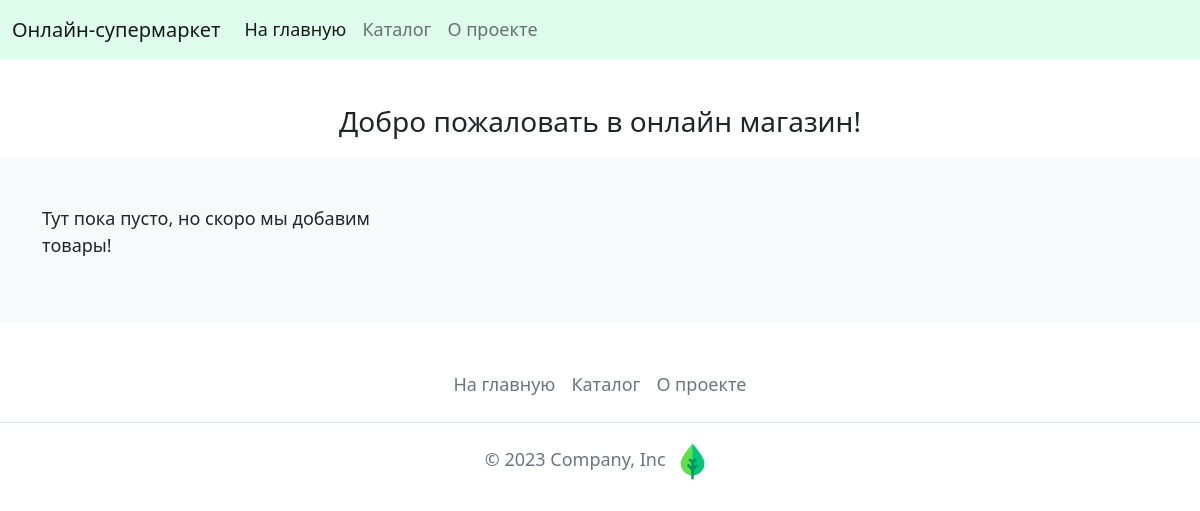
Before: / with the older database file.
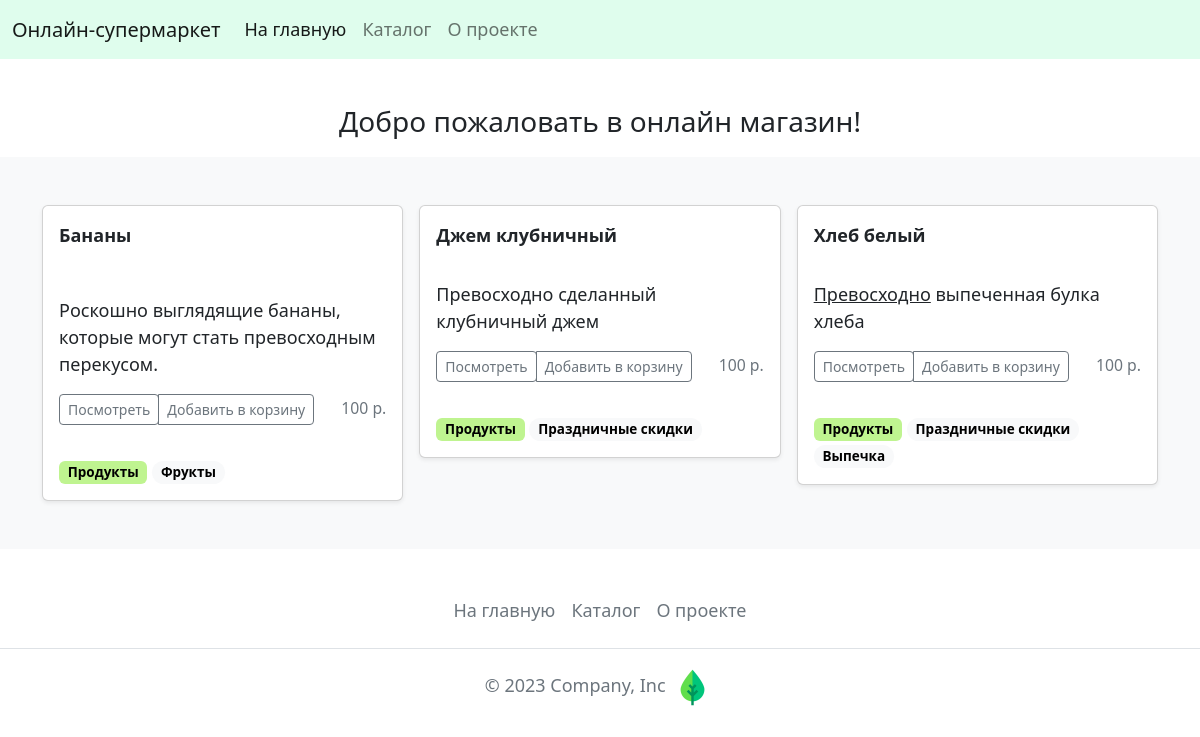
After: the same page with the newer database file.
### catalog/models.py (models this page shows)
class Item(ModelForCatalog):
    objects = ItemManager()
    text = models.TextField('описание',
                            help_text='Укажите описание товара',
                            validators=[
                                validator_word_good
                            ])
    category = models.ForeignKey('Category',
                                 on_delete=models.CASCADE,
                                 related_name='item',
                                 verbose_name='категория',
                                 help_text='Укажите категорию')
    tags = models.ManyToManyField(Tag, verbose_name='тэги',
                                  help_text='Выберите тэги.')
    is_on_main = models.BooleanField('отображать товар на главной?',
                                     help_text='Укажите, должен ли товар '
                                     'отображаться на главной',
                                     default=False)
    class Meta:
        verbose_name = 'товар'
        verbose_name_plural = 'товары'
    def get_absolute_url(self):
        return reverse('catalog:item_detail', args=[self.id])

class Category(ModelForCatalog):
    slug = models.SlugField('слаг',
                            max_length=200,
                            unique=True,
                            help_text='Укажите слаг')
    weight = models.PositiveSmallIntegerField('вес',
                                              default=100,
                                              help_text='Чем меньше вес, '
                                              'тем раньше товар в выдаче',
                                              validators=[
                                                validators.MinValueValidator(
                                                    0
                                                ),
                                                validators.MaxValueValidator(
                                                    32767
                                                )
                                              ])
    class Meta:
        verbose_name = 'категория'
        verbose_name_plural = 'категории'

class Tag(ModelForCatalog):
    slug = models.SlugField('слаг',
                            max_length=200,
                            unique=True,
                            help_text='Укажите слаг')
    class Meta:
        verbose_name = 'тэг'
        verbose_name_plural = 'тэги'

### homepage/views.py (the view)
# urls.py: 2. Add a URL to urlpatterns:  path('', views.home, name='home')
def home(request):
    template = 'homepage/homepage.html'
    items = models.Item.objects.published().filter(
        is_on_main=True
        ).order_by('name', 'id')
    context = {'items_list': items}
    return render(request, template, context)

### catalog/models.py (called while the page is built)
    def published(self):
        return (
            self.get_queryset()
            .filter(is_published=True)
            .filter(category__is_published=True)
            .select_related('category', 'imagemodel')
            .prefetch_related(
                models.Prefetch(
                    'tags',
                    queryset=Tag.objects.filter(is_published=True).only('name')
                )
            ).only('name', 'text', 'category_id',
                   'category__name', 'imagemodel__image')
        )

    @property
    def get_main_image_300_200(self):
        return get_thumbnail(self.image,
                             '300x200',
                             crop='center',
                             quality=51)

### core/models.py (called while the page is built)
    def __str__(self):
        return self.name

### templates/homepage/homepage.html
{% extends 'base.html' %}
{% block content %}
{% load static %}
<div class="center-layer">
  <h3 class="headers">Добро пожаловать в онлайн магазин!</h3>
</div>
<div class="album py-5 bg-light">
  <div class="container">
    <div class="row row-cols-1 row-cols-sm-2 row-cols-md-3 g-3">
      {% for item in items_list %}
      {% include "includes/single_item.html" %}
      {% empty %}
      <p>Тут пока пусто, но скоро мы добавим товары!</p>
      {% endfor %}
    </div>
  </div>
</div>
{% endblock%}

### templates/includes/single_item.html (shortened to what this page needs)
<div class="col">
    <div class="card shadow-sm">
      <div class="card-body">
        <b>{{ item.name }}</b>
      </div>
      <div class="card-body">
        <p class="card-text">{{ item.text|safe|truncatewords_html:10 }}</p>
        <div class="d-flex justify-content-between align-items-center">
          <div class="btn-group">
            <form action="{{ item.get_absolute_url }}">
              <button type="submit" class="btn btn-sm btn-outline-secondary">Посмотреть</button>
            </form>
            <button type="button" class="btn btn-sm btn-outline-secondary">Добавить в корзину</button>
          </div>
          <small class="text-muted">100 р.</small>
        </div>
      </div>
      <div class="card-body">
        <span class="badge" style="background-color: #BFF490; color: black;">{{ item.category }}</span>
        {% for tag in item.tags.all %}<span class="badge rounded-pill text-bg-light">{{ tag.name }}</span> {% endfor %}
      </div>
    </div>
  </div>

Changed rows visible on the page:
now on this page (row edited): Item: name "Бананы", text "Роскошно выглядящие бананы, которые могут стать превосходным перекусом.", category "Продукты"
now on this page (row unchanged): Tag: name "Фрукты", shown under "Бананы"
now on this page (row edited): Item: name "Джем клубничный", text "Превосходно сделанный клубничный джем", category "Продукты"
now on this page (row unchanged): Tag: name "Праздничные скидки"
now on this page (row edited): Item: name "Хлеб белый", text "Превосходно выпеченная булка хлеба", category "Продукты"
now on this page (row unchanged): Tag: name "Выпечка", shown under "Хлеб белый"
Other visible differences:
text no longer shown: "Тут пока пусто, но скоро мы добавим товары!"
